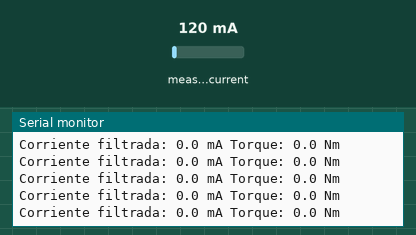
Recording of a program running on a simulated ESP32-S3. Parts: the last lines printed to the serial monitor. The inputs (shaded band) are chosen by the test bench; at power-on: measured current 120 mA.

Above: at 2.2 s.
2.3 s: measured current set to 500 mA
At 2.32 s:
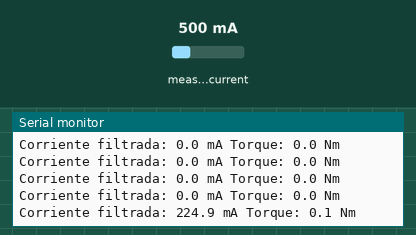
3.8 s: measured current set to 40 mA
At 3.84 s:
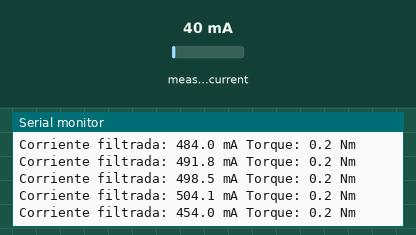
Timing chart, 0 to 6.8 s (numbered marks = the images above; inputs shaded):
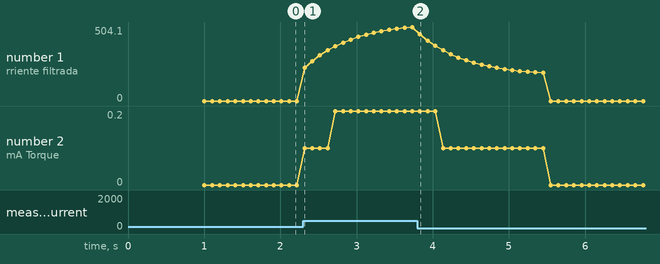

Measured:
- after the input at 2.3 s, the serial monitor: prints a new line at once (image 1)
- after the input at 3.8 s, the serial monitor: prints a new line at once (image 2)
- plotted number 1: 0 → 504.1 after the input at 2.3 s
- plotted number 2: 0 → 0.2 after the input at 2.3 s

The program:

main.cpp
```cpp
#include <Arduino.h>
#include "ACS712.h"

// GPIO 3, 3.3V referencia, 12 bits ADC, 100 mV/A
ACS712 ACS(8, 3.3, 4095, 100.0);

// Coeficientes de calibración lineal derivados de tus mediciones
const float CAL_SLOPE = 0.825;   // Factor de escala
const float CAL_OFFSET = -46.4;  // Offset en mA

// Filtro EMA (0.05 a 0.2: menor valor = más suave pero respuesta más lenta)
const float ALPHA = 0.15;
float filteredCurrent = 0.0;

const float Kt=0.436822307;
float Torque=0.0;
float current=0.0;

void setup() {
  Serial.begin(115200);
  delay(1000);

  analogSetPinAttenuation(8, ADC_11db);

  Serial.println("Calibrando cero del ACS712...");
  ACS.autoMidPointDC();
  Serial.print("Punto medio ADC detectado: ");
  Serial.println(ACS.getMidPoint());
  Serial.println("Calibracion lista.");
}

void loop() {
  // 1. Sobremuestreo para promediar ruido interno del ADC
  float raw_ma = ACS.mA_DC(150);

  // 2. Corrección de pendiente y offset
  float corrected_ma = (raw_ma * CAL_SLOPE) + CAL_OFFSET;

  // 3. Zona muerta para lecturas espurias cercanas a cero
  if (abs(corrected_ma) < 50.0) {
    corrected_ma = 0.0;
  }

  // 4. Filtro EMA para eliminar oscilaciones
  filteredCurrent = ((ALPHA * corrected_ma) + ((1.0 - ALPHA) * filteredCurrent));
  Torque=((filteredCurrent+150)/1000)*Kt;

  current=filteredCurrent+170; //150 es un offset calculado

  if (filteredCurrent < 20.0) {
    filteredCurrent = 0.0;
    current=0.0;
    Torque=0.0;
  }


  Serial.print("Corriente filtrada: ");
  Serial.print(current, 1);
  Serial.print(" mA");
  Serial.print(" Torque: ");
  Serial.print(Torque, 1);
  Serial.println(" Nm");

  delay(100);
}
```
